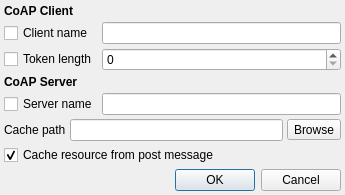
<?xml version="1.0" encoding="UTF-8"?>
<ui version="4.0">
 <class>CoAPGlobal</class>
 <widget class="QWidget" name="CoAPGlobal">
  <property name="geometry">
   <rect>
    <x>0</x>
    <y>0</y>
    <width>345</width>
    <height>189</height>
   </rect>
  </property>
  <property name="windowTitle">
   <string>CoAP Global Settings</string>
  </property>
  <layout class="QGridLayout" name="gridLayout">
   <property name="leftMargin">
    <number>4</number>
   </property>
   <property name="topMargin">
    <number>4</number>
   </property>
   <property name="rightMargin">
    <number>4</number>
   </property>
   <property name="bottomMargin">
    <number>4</number>
   </property>
   <property name="spacing">
    <number>4</number>
   </property>
   <item row="7" column="0" colspan="2">
    <widget class="QDialogButtonBox" name="buttonBox">
     <property name="standardButtons">
      <set>QDialogButtonBox::StandardButton::Cancel|QDialogButtonBox::StandardButton::Ok</set>
     </property>
    </widget>
   </item>
   <item row="1" column="1">
    <widget class="QLineEdit" name="lineEditClientName">
     <property name="minimumSize">
      <size>
       <width>200</width>
       <height>0</height>
      </size>
     </property>
    </widget>
   </item>
   <item row="2" column="1">
    <widget class="QSpinBox" name="spinBoxTokenLength">
     <property name="maximum">
      <number>8</number>
     </property>
    </widget>
   </item>
   <item row="1" column="0">
    <widget class="QCheckBox" name="checkBoxClientName">
     <property name="text">
      <string>Client name</string>
     </property>
    </widget>
   </item>
   <item row="4" column="1">
    <widget class="QLineEdit" name="lineEditServerName"/>
   </item>
   <item row="0" column="0" colspan="2">
    <widget class="QLabel" name="label_3">
     <property name="font">
      <font>
       <bold>true</bold>
      </font>
     </property>
     <property name="text">
      <string>CoAP Client</string>
     </property>
    </widget>
   </item>
   <item row="3" column="0" colspan="2">
    <widget class="QLabel" name="label_4">
     <property name="font">
      <font>
       <bold>true</bold>
      </font>
     </property>
     <property name="text">
      <string>CoAP Server</string>
     </property>
    </widget>
   </item>
   <item row="2" column="0">
    <widget class="QCheckBox" name="checkBoxTokenLength">
     <property name="text">
      <string>Token length</string>
     </property>
    </widget>
   </item>
   <item row="4" column="0">
    <widget class="QCheckBox" name="checkBoxServerName">
     <property name="text">
      <string>Server name</string>
     </property>
    </widget>
   </item>
   <item row="5" column="0" colspan="2">
    <layout class="QHBoxLayout" name="horizontalLayout">
     <item>
      <widget class="QLabel" name="label">
       <property name="text">
        <string>Cache path</string>
       </property>
      </widget>
     </item>
     <item>
      <widget class="QLineEdit" name="lineEditServerCachePath">
       <property name="minimumSize">
        <size>
         <width>200</width>
         <height>0</height>
        </size>
       </property>
      </widget>
     </item>
     <item>
      <widget class="QToolButton" name="toolButtonServerCachePath">
       <property name="toolTip">
        <string notr="true"/>
       </property>
       <property name="text">
        <string>Browse</string>
       </property>
       <property name="toolButtonStyle">
        <enum>Qt::ToolButtonStyle::ToolButtonTextBesideIcon</enum>
       </property>
      </widget>
     </item>
    </layout>
   </item>
   <item row="6" column="0" colspan="2">
    <widget class="QCheckBox" name="checkBoxServerCache">
     <property name="text">
      <string>Cache resource from post message</string>
     </property>
     <property name="checked">
      <bool>true</bool>
     </property>
    </widget>
   </item>
  </layout>
 </widget>
 <resources/>
 <connections/>
</ui>
